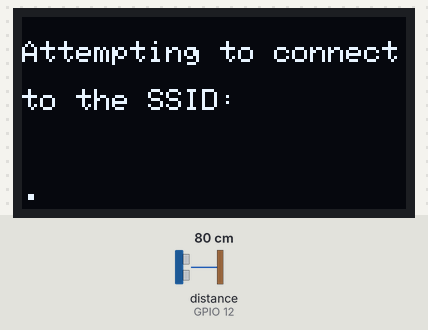
Bench run of a sketch on a simulated ESP8266 (Wemos D1 mini). Shown: 128×64 one-colour display. The inputs (shaded band) are chosen by the test bench; at power-on: distance to the obstacle (sensor on GPIO 12) 80 cm. The echo pulse lasts 58.3 µs per cm; WiFi joins after 1.5 s; servers stay silent unless stated; not simulated (calls return 0 or success): secrets.h; what the sketch prints to the serial monitor is not drawn.

Above: at 1.2 s.
1.3 s: distance to the obstacle (sensor on GPIO 12) set to 2 cm
At 5.29 s:
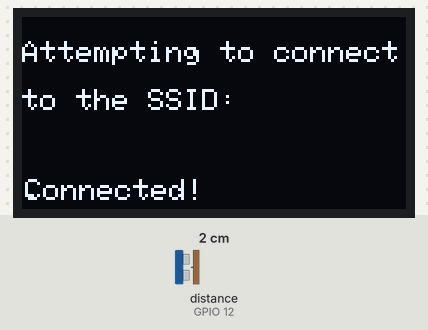
At 6.7 s:
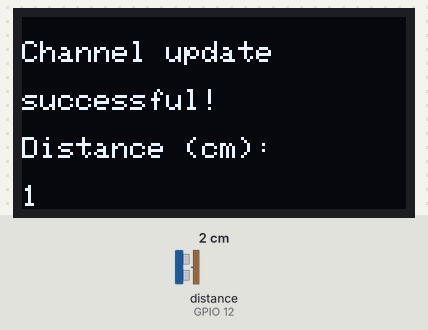
Timing chart, 0 to 8.2 s (numbered marks = the images above; inputs shaded):
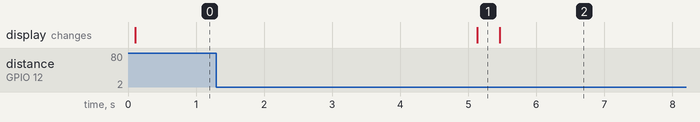

The sketch:

ThingSpeak03.ino
```cpp
#include <ESP8266WiFi.h>
#include <SPI.h>
#include <Wire.h>
#include <Adafruit_GFX.h>
#include <Adafruit_SSD1306.h>
#include "secrets.h"
#include "ThingSpeak.h" // always include thingspeak header file after other header files and custom macros

#define SCREEN_WIDTH 128 // OLED display width, in pixels
#define SCREEN_HEIGHT 64 // OLED display height, in pixels

// Declaration for an SSD1306 display connected to I2C (SDA, SCL pins)
// The pins for I2C are defined by the Wire-library.
// On an arduino UNO:       A4(SDA), A5(SCL)
// On an arduino MEGA 2560: 20(SDA), 21(SCL)
// On an arduino LEONARDO:   2(SDA),  3(SCL), ...
#define OLED_RESET     -1 // Reset pin # (or -1 if sharing Arduino reset pin)
#define SCREEN_ADDRESS 0x3C ///< See datasheet for Address; 0x3D for 128x64, 0x3C for 128x32
Adafruit_SSD1306 display(SCREEN_WIDTH, SCREEN_HEIGHT, &Wire, OLED_RESET);

char ssid[] = SECRET_SSID;   // your network SSID (name)
char pass[] = SECRET_PASS;   // your network password
int keyIndex = 0;            // your network key Index number (needed only for WEP)
WiFiClient  client;

#define trigPin 14       // attach pin D10 Arduino to pin Trig of HC-SR04
#define echoPin 12       // attach pin D9 Arduino to pin Echo of HC-SR04

unsigned long myChannelNumber = SECRET_CH_ID;
const char * myWriteAPIKey = SECRET_WRITE_APIKEY;

int y = 0;
long duration;  // Variable to store time taken to the pulse to reach receiver
int distance;  // Variable to store distance calculated using formula

void setup() {
  Serial.begin(115200);  // Initialize serial
  while (!Serial) {
    ; // wait for serial port to connect. Needed for Leonardo native USB port only
  }

  // SSD1306_SWITCHCAPVCC = generate display voltage from 3.3V internally
  if(!display.begin(SSD1306_SWITCHCAPVCC, SCREEN_ADDRESS)) {
    Serial.println(F("SSD1306 allocation failed"));
    for(;;); // Don't proceed, loop forever
  }

  // Clear the buffer.
  display.clearDisplay();
  display.setTextSize(1);
  display.setTextColor(WHITE);

  pinMode(trigPin, OUTPUT);     // Sets the trigPin as an OUTPUT
  pinMode(echoPin, INPUT);      // Sets the echoPin as an INPUT

  Serial.println("Distance measurement using ESP8266.");
  // Display Text
  display.setCursor(0,16);
  display.println("Distance measurement");
  display.setCursor(0,32);
  display.println("using ESP8266.");
  display.display();

  WiFi.mode(WIFI_STA);
  ThingSpeak.begin(client);  // Initialize ThingSpeak
}

void loop() {
  // Connect or reconnect to WiFi
  if(WiFi.status() != WL_CONNECTED){
    Serial.print("Attempting to connect to SSID: ");
    Serial.println(SECRET_SSID);
    // Display Text
    display.clearDisplay();
    display.setCursor(0,8);
    display.println("Attempting to connect");
    display.setCursor(0,24);
    display.println("to the SSID:");
    display.setCursor(0,40);
    display.println(SECRET_SSID);
    display.display();
    while(WiFi.status() != WL_CONNECTED){
      WiFi.begin(ssid, pass);  // Connect to WPA/WPA2 network. Change this line if using open or WEP network
      Serial.print(".");
      // Display Text
      display.setCursor(y,54);
      display.println(".");
      display.display();
      y = y + 1;
      delay(5000);
    }
    Serial.println("\nConnected.");
    display.setCursor(y,54);
    display.println("Connected!");
    display.display();
  }

  // function to check distance using ultrasonic sensor
  digitalWrite(trigPin, LOW);
  delayMicroseconds(2);  // wait for 2 ms to avoid collision in serial monitor

  digitalWrite(trigPin, HIGH);  // turn on the Trigger to generate pulse
  delayMicroseconds(10);  // keep the trigger "ON" for 10 ms to generate pulse for 10 ms.

  digitalWrite(trigPin, LOW);  // Turn off the pulse trigger to stop pulse generation

  duration = pulseIn(echoPin, HIGH);
  distance = duration * 0.0344 / 2;  // Expression to calculate distance using time

  Serial.print("Distance: ");
  Serial.print(distance);  // Print the output in serial monitor
  Serial.println(" cm");

  // Write to ThingSpeak. There are up to 8 fields in a channel, allowing you to store up to 8 different
  // pieces of information in a channel.  Here, we write to field 1.
  int x = ThingSpeak.writeField(myChannelNumber, 1, distance, myWriteAPIKey);
  if(x == 200){
    Serial.println("Channel update successful.");
    display.clearDisplay();
    display.setCursor(0,8);
    display.println("Channel update");
    display.setCursor(0,24);
    display.println("successful!");
    display.setCursor(0,40);
    display.println("Distance (cm):");
    display.setCursor(0,56);
    display.println(distance);
    display.display();
  }
  else{
    Serial.println("Problem updating channel. HTTP error code " + String(x));
    display.clearDisplay();
    display.setCursor(0,8);
    display.println("Problem updating");
    display.setCursor(0,24);
    display.println("channel. HTTP");
    display.setCursor(0,40);
    display.println("error code: ");
    display.setCursor(0,56);
    display.println(String(x));
    display.display();
  }

  delay(60000); // Wait 15 seconds to update the channel again
}
```
